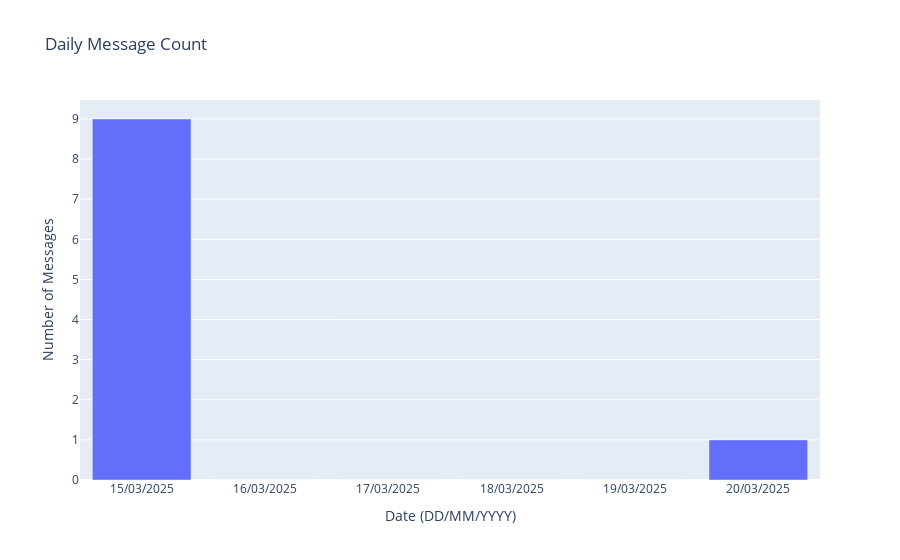

Notebook code for this chart:
### Code cell
query = """
        SELECT timestamp
        FROM Messages
        WHERE user_id = ?
        ORDER BY timestamp ASC
    """
df = pd.read_sql_query(query, conn, params=(user_id,))
conn.close()
    
    # Convert the 'timestamp' column from string to datetime objects.
df['timestamp'] = pd.to_datetime(df['timestamp'])
    
    # Create a new column with date in ISO format (YYYY-MM-DD) for grouping and sorting.
df['date_iso'] = df['timestamp'].dt.strftime("%Y-%m-%d")
    
    # Group by the ISO date and count the number of messages per day.
daily_counts = df.groupby('date_iso').size().reset_index(name='count')
    
    # For each day, concatenate the exact times (HH:MM:SS) of messages sent for hover info.
times_per_day = df.groupby('date_iso')['timestamp'].apply(
        lambda x: ", ".join(x.dt.strftime("%H:%M:%S"))
    ).reset_index(name='times')
    
    # Merge the frequency counts with the times info.
daily_counts = pd.merge(daily_counts, times_per_day, on='date_iso')
    
    # Convert the 'date_iso' column to datetime for proper date range generation.
daily_counts['date_iso'] = pd.to_datetime(daily_counts['date_iso'])
    
    # Create a complete date range from the earliest to the latest date in the data.
full_date_range = pd.date_range(start=daily_counts['date_iso'].min(),
                                    end=daily_counts['date_iso'].max(),
                                    freq='D')
df_full = pd.DataFrame(full_date_range, columns=['date_iso'])
    
    # Merge the complete date range with the aggregated data, filling missing records.
df_merged = pd.merge(df_full, daily_counts, on='date_iso', how='left')
df_merged['count'] = df_merged['count'].fillna(0)
df_merged['times'] = df_merged['times'].fillna("")
    
    # Convert the date to the desired display format (day/month/year).
df_merged['date_str'] = df_merged['date_iso'].dt.strftime('%d/%m/%Y')
    
    # Create a bar chart using Plotly Express.
fig = px.bar(
        df_merged,
        x='date_str',
        y='count',
        title="Daily Message Count",
        labels={'date_str': 'Date', 'count': 'Number of Messages'},
        hover_data={'times': True}
    )
fig.update_layout(
        xaxis_title="Date (DD/MM/YYYY)",
        yaxis_title="Number of Messages"
    )
    
    # Return the figure as a JSON objec

### Figure 1 — Plotly figure (JSON) as saved in the notebook; plotly's stock layout.template omitted (floating-point values rounded to 4 significant figures)
{"data": [{"customdata": [["17:27:04, 17:27:08, 17:27:14, 18:03:20, 18:03:43, 18:03:46, 18:04:00, 18:16:04, 18:29:28"], [""], [""], [""], [""], ["14:00:53"]], "hovertemplate": "Date=%{x}<br>Number of Messages=%{y}<br>times=%{customdata[0]}<extra></extra>", "legendgroup": "", "marker": {"color": "#636efa", "pattern": {"shape": ""}}, "name": "", "orientation": "v", "showlegend": false, "textposition": "auto", "type": "bar", "x": ["15/03/2025", "16/03/2025", "17/03/2025", "18/03/2025", "19/03/2025", "20/03/2025"], "xaxis": "x", "y": [9.0, 0.0, 0.0, 0.0, 0.0, 1.0], "yaxis": "y"}], "layout": {"barmode": "relative", "legend": {"tracegroupgap": 0}, "title": {"text": "Daily Message Count"}, "xaxis": {"anchor": "y", "domain": [0, 1], "title": {"text": "Date (DD/MM/YYYY)"}}, "yaxis": {"anchor": "x", "domain": [0, 1], "title": {"text": "Number of Messages"}}}}
